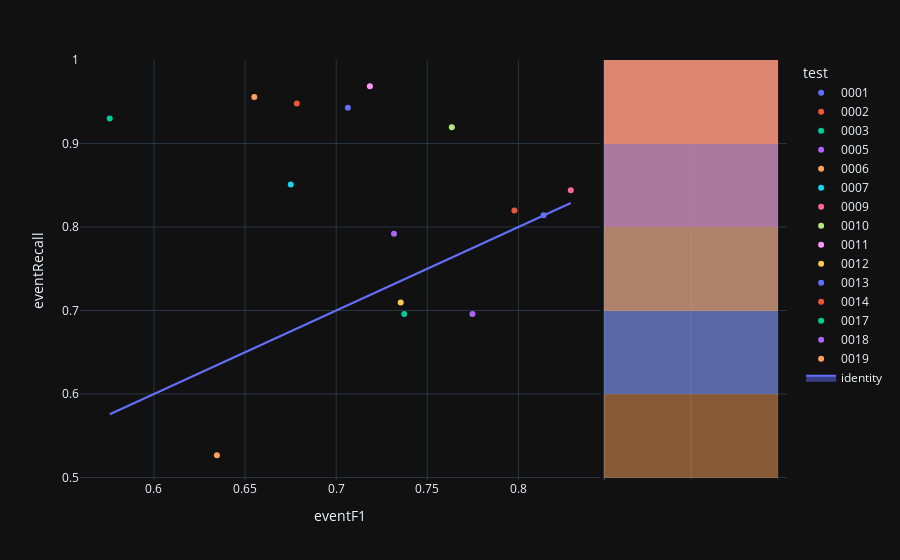

Notebook cell for this chart:
### Code cell
fig=px.scatter(experimentModels,x='eventF1',y='eventRecall',color='test',hover_name='modelId', marginal_y="histogram")
fig.add_trace(
    go.Scatter(x=experimentModels['eventF1'], y=experimentModels['eventF1'], name="identity", mode='lines',fill="toself")
)
fig.show()

### Figure 1 — Plotly figure (JSON) as saved in the notebook; plotly's stock layout.template omitted (floating-point values rounded to 4 significant figures)
{"data": [{"hovertemplate": "<b>%{hovertext}</b><br><br>test=0001<br>eventF1=%{x}<br>eventRecall=%{y}<extra></extra>", "hovertext": ["4ecbf9fd-9ea2-41f6-82ce-b88ac9b32b76"], "legendgroup": "0001", "marker": {"color": "#636efa", "symbol": "circle"}, "mode": "markers", "name": "0001", "orientation": "v", "showlegend": true, "x": [0.8138], "xaxis": "x", "y": [0.8142], "yaxis": "y", "type": "scatter"}, {"alignmentgroup": "True", "bingroup": "y", "hovertemplate": "test=0001<br>eventRecall=%{y}<br>count=%{x}<extra></extra>", "legendgroup": "0001", "marker": {"color": "#636efa"}, "name": "0001", "offsetgroup": "0001", "opacity": 0.5, "showlegend": false, "xaxis": "x2", "y": [0.8142], "yaxis": "y2", "type": "histogram"}, {"hovertemplate": "<b>%{hovertext}</b><br><br>test=0002<br>eventF1=%{x}<br>eventRecall=%{y}<extra></extra>", "hovertext": ["510c627b-7f5d-47cf-806f-77699d7869bf"], "legendgroup": "0002", "marker": {"color": "#EF553B", "symbol": "circle"}, "mode": "markers", "name": "0002", "orientation": "v", "showlegend": true, "x": [0.7978], "xaxis": "x", "y": [0.8198], "yaxis": "y", "type": "scatter"}, {"alignmentgroup": "True", "bingroup": "y", "hovertemplate": "test=0002<br>eventRecall=%{y}<br>count=%{x}<extra></extra>", "legendgroup": "0002", "marker": {"color": "#EF553B"}, "name": "0002", "offsetgroup": "0002", "opacity": 0.5, "showlegend": false, "xaxis": "x2", "y": [0.8198], "yaxis": "y2", "type": "histogram"}, {"hovertemplate": "<b>%{hovertext}</b><br><br>test=0003<br>eventF1=%{x}<br>eventRecall=%{y}<extra></extra>", "hovertext": ["81fc4ed7-34db-485d-8b93-027a1d57313e"], "legendgroup": "0003", "marker": {"color": "#00cc96", "symbol": "circle"}, "mode": "markers", "name": "0003", "orientation": "v", "showlegend": true, "x": [0.5758], "xaxis": "x", "y": [0.9301], "yaxis": "y", "type": "scatter"}, {"alignmentgroup": "True", "bingroup": "y", "hovertemplate": "test=0003<br>eventRecall=%{y}<br>count=%{x}<extra></extra>", "legendgroup": "0003", "marker": {"color": "#00cc96"}, "name": "0003", "offsetgroup": "0003", "opacity": 0.5, "showlegend": false, "xaxis": "x2", "y": [0.9301], "yaxis": "y2", "type": "histogram"}, {"hovertemplate": "<b>%{hovertext}</b><br><br>test=0005<br>eventF1=%{x}<br>eventRecall=%{y}<extra></extra>", "hovertext": ["edd43941-9867-4361-a47e-36b0c1e13e96"], "legendgroup": "0005", "marker": {"color": "#ab63fa", "symbol": "circle"}, "mode": "markers", "name": "0005", "orientation": "v", "showlegend": true, "x": [0.7317], "xaxis": "x", "y": [0.7918], "yaxis": "y", "type": "scatter"}, {"alignmentgroup": "True", "bingroup": "y", "hovertemplate": "test=0005<br>eventRecall=%{y}<br>count=%{x}<extra></extra>", "legendgroup": "0005", "marker": {"color": "#ab63fa"}, "name": "0005", "offsetgroup": "0005", "opacity": 0.5, "showlegend": false, "xaxis": "x2", "y": [0.7918], "yaxis": "y2", "type": "histogram"}, {"hovertemplate": "<b>%{hovertext}</b><br><br>test=0006<br>eventF1=%{x}<br>eventRecall=%{y}<extra></extra>", "hovertext": ["f76f3dc0-a712-49f3-842b-590c783bc6ca"], "legendgroup": "0006", "marker": {"color": "#FFA15A", "symbol": "circle"}, "mode": "markers", "name": "0006", "orientation": "v", "showlegend": true, "x": [0.6345], "xaxis": "x", "y": [0.5267], "yaxis": "y", "type": "scatter"}, {"alignmentgroup": "True", "bingroup": "y", "hovertemplate": "test=0006<br>eventRecall=%{y}<br>count=%{x}<extra></extra>", "legendgroup": "0006", "marker": {"color": "#FFA15A"}, "name": "0006", "offsetgroup": "0006", "opacity": 0.5, "showlegend": false, "xaxis": "x2", "y": [0.5267], "yaxis": "y2", "type": "histogram"}, {"hovertemplate": "<b>%{hovertext}</b><br><br>test=0007<br>eventF1=%{x}<br>eventRecall=%{y}<extra></extra>", "hovertext": ["bedbb2e2-c55d-4931-8937-6ff81b1df99a"], "legendgroup": "0007", "marker": {"color": "#19d3f3", "symbol": "circle"}, "mode": "markers", "name": "0007", "orientation": "v", "showlegend": true, "x": [0.6751], "xaxis": "x", "y": [0.8509], "yaxis": "y", "type": "scatter"}, {"alignmentgroup": "True", "bingroup": "y", "hovertemplate": "test=0007<br>eventRecall=%{y}<br>count=%{x}<extra></extra>", "legendgroup": "0007", "marker": {"color": "#19d3f3"}, "name": "0007", "offsetgroup": "0007", "opacity": 0.5, "showlegend": false, "xaxis": "x2", "y": [0.8509], "yaxis": "y2", "type": "histogram"}, {"hovertemplate": "<b>%{hovertext}</b><br><br>test=0009<br>eventF1=%{x}<br>eventRecall=%{y}<extra></extra>", "hovertext": ["d795bc85-43d1-4349-bf03-fe100d40daf9"], "legendgroup": "0009", "marker": {"color": "#FF6692", "symbol": "circle"}, "mode": "markers", "name": "0009", "orientation": "v", "showlegend": true, "x": [0.8287], "xaxis": "x", "y": [0.844], "yaxis": "y", "type": "scatter"}, {"alignmentgroup": "True", "bingroup": "y", "hovertemplate": "test=0009<br>eventRecall=%{y}<br>count=%{x}<extra></extra>", "legendgroup": "0009", "marker": {"color": "#FF6692"}, "name": "0009", "offsetgroup": "0009", "opacity": 0.5, "showlegend": false, "xaxis": "x2", "y": [0.844], "yaxis": "y2", "type": "histogram"}, {"hovertemplate": "<b>%{hovertext}</b><br><br>test=0010<br>eventF1=%{x}<br>eventRecall=%{y}<extra></extra>", "hovertext": ["02e88dcd-63b9-408e-848d-a849fc2567a1"], "legendgroup": "0010", "marker": {"color": "#B6E880", "symbol": "circle"}, "mode": "markers", "name": "0010", "orientation": "v", "showlegend": true, "x": [0.7634], "xaxis": "x", "y": [0.9195], "yaxis": "y", "type": "scatter"}, {"alignmentgroup": "True", "bingroup": "y", "hovertemplate": "test=0010<br>eventRecall=%{y}<br>count=%{x}<extra></extra>", "legendgroup": "0010", "marker": {"color": "#B6E880"}, "name": "0010", "offsetgroup": "0010", "opacity": 0.5, "showlegend": false, "xaxis": "x2", "y": [0.9195], "yaxis": "y2", "type": "histogram"}, {"hovertemplate": "<b>%{hovertext}</b><br><br>test=0011<br>eventF1=%{x}<br>eventRecall=%{y}<extra></extra>", "hovertext": ["a090862a-9778-4431-9c22-e5d33b1a116c"], "legendgroup": "0011", "marker": {"color": "#FF97FF", "symbol": "circle"}, "mode": "markers", "name": "0011", "orientation": "v", "showlegend": true, "x": [0.7185], "xaxis": "x", "y": [0.9686], "yaxis": "y", "type": "scatter"}, {"alignmentgroup": "True", "bingroup": "y", "hovertemplate": "test=0011<br>eventRecall=%{y}<br>count=%{x}<extra></extra>", "legendgroup": "0011", "marker": {"color": "#FF97FF"}, "name": "0011", "offsetgroup": "0011", "opacity": 0.5, "showlegend": false, "xaxis": "x2", "y": [0.9686], "yaxis": "y2", "type": "histogram"}, {"hovertemplate": "<b>%{hovertext}</b><br><br>test=0012<br>eventF1=%{x}<br>eventRecall=%{y}<extra></extra>", "hovertext": ["e7e4df1d-6250-40e8-bf6c-79a6ed4dbdab"], "legendgroup": "0012", "marker": {"color": "#FECB52", "symbol": "circle"}, "mode": "markers", "name": "0012", "orientation": "v", "showlegend": true, "x": [0.7354], "xaxis": "x", "y": [0.7094], "yaxis": "y", "type": "scatter"}, {"alignmentgroup": "True", "bingroup": "y", "hovertemplate": "test=0012<br>eventRecall=%{y}<br>count=%{x}<extra></extra>", "legendgroup": "0012", "marker": {"color": "#FECB52"}, "name": "0012", "offsetgroup": "0012", "opacity": 0.5, "showlegend": false, "xaxis": "x2", "y": [0.7094], "yaxis": "y2", "type": "histogram"}, {"hovertemplate": "<b>%{hovertext}</b><br><br>test=0013<br>eventF1=%{x}<br>eventRecall=%{y}<extra></extra>", "hovertext": ["d47997e9-0f93-4c68-8bfe-3d64bd24b612"], "legendgroup": "0013", "marker": {"color": "#636efa", "symbol": "circle"}, "mode": "markers", "name": "0013", "orientation": "v", "showlegend": true, "x": [0.7064], "xaxis": "x", "y": [0.9427], "yaxis": "y", "type": "scatter"}, {"alignmentgroup": "True", "bingroup": "y", "hovertemplate": "test=0013<br>eventRecall=%{y}<br>count=%{x}<extra></extra>", "legendgroup": "0013", "marker": {"color": "#636efa"}, "name": "0013", "offsetgroup": "0013", "opacity": 0.5, "showlegend": false, "xaxis": "x2", "y": [0.9427], "yaxis": "y2", "type": "histogram"}, {"hovertemplate": "<b>%{hovertext}</b><br><br>test=0014<br>eventF1=%{x}<br>eventRecall=%{y}<extra></extra>", "hovertext": ["eb8f4601-7957-4990-ba3b-c6892c7180c2"], "legendgroup": "0014", "marker": {"color": "#EF553B", "symbol": "circle"}, "mode": "markers", "name": "0014", "orientation": "v", "showlegend": true, "x": [0.6784], "xaxis": "x", "y": [0.948], "yaxis": "y", "type": "scatter"}, {"alignmentgroup": "True", "bingroup": "y", "hovertemplate": "test=0014<br>eventRecall=%{y}<br>count=%{x}<extra></extra>", "legendgroup": "0014", "marker": {"color": "#EF553B"}, "name": "0014", "offsetgroup": "0014", "opacity": 0.5, "showlegend": false, "xaxis": "x2", "y": [0.948], "yaxis": "y2", "type": "histogram"}, {"hovertemplate": "<b>%{hovertext}</b><br><br>test=0017<br>eventF1=%{x}<br>eventRecall=%{y}<extra></extra>", "hovertext": ["068a1a2c-d011-489a-be3e-8c36cceb0721"], "legendgroup": "0017", "marker": {"color": "#00cc96", "symbol": "circle"}, "mode": "markers", "name": "0017", "orientation": "v", "showlegend": true, "x": [0.7373], "xaxis": "x", "y": [0.6957], "yaxis": "y", "type": "scatter"}, {"alignmentgroup": "True", "bingroup": "y", "hovertemplate": "test=0017<br>eventRecall=%{y}<br>count=%{x}<extra></extra>", "legendgroup": "0017", "marker": {"color": "#00cc96"}, "name": "0017", "offsetgroup": "0017", "opacity": 0.5, "showlegend": false, "xaxis": "x2", "y": [0.6957], "yaxis": "y2", "type": "histogram"}, {"hovertemplate": "<b>%{hovertext}</b><br><br>test=0018<br>eventF1=%{x}<br>eventRecall=%{y}<extra></extra>", "hovertext": ["32691b47-eae8-4fd8-906e-315585ba2df6"], "legendgroup": "0018", "marker": {"color": "#ab63fa", "symbol": "circle"}, "mode": "markers", "name": "0018", "orientation": "v", "showlegend": true, "x": [0.7747], "xaxis": "x", "y": [0.6959], "yaxis": "y", "type": "scatter"}, {"alignmentgroup": "True", "bingroup": "y", "hovertemplate": "test=0018<br>eventRecall=%{y}<br>count=%{x}<extra></extra>", "legendgroup": "0018", "marker": {"color": "#ab63fa"}, "name": "0018", "offsetgroup": "0018", "opacity": 0.5, "showlegend": false, "xaxis": "x2", "y": [0.6959], "yaxis": "y2", "type": "histogram"}, {"hovertemplate": "<b>%{hovertext}</b><br><br>test=0019<br>eventF1=%{x}<br>eventRecall=%{y}<extra></extra>", "hovertext": ["4b322b8b-1809-4f6e-ac12-994435d2fc30"], "legendgroup": "0019", "marker": {"color": "#FFA15A", "symbol": "circle"}, "mode": "markers", "name": "0019", "orientation": "v", "showlegend": true, "x": [0.6551], "xaxis": "x", "y": [0.9556], "yaxis": "y", "type": "scatter"}, {"alignmentgroup": "True", "bingroup": "y", "hovertemplate": "test=0019<br>eventRecall=%{y}<br>count=%{x}<extra></extra>", "legendgroup": "0019", "marker": {"color": "#FFA15A"}, "name": "0019", "offsetgroup": "0019", "opacity": 0.5, "showlegend": false, "xaxis": "x2", "y": [0.9556], "yaxis": "y2", "type": "histogram"}, {"fill": "toself", "mode": "lines", "name": "identity", "x": [0.8138, 0.7978, 0.5758, 0.7317, 0.6345, 0.6751, 0.8287, 0.7634, 0.7185, 0.7354, 0.7064, 0.6784, 0.7373, 0.7747, 0.6551], "y": [0.8138, 0.7978, 0.5758, 0.7317, 0.6345, 0.6751, 0.8287, 0.7634, 0.7185, 0.7354, 0.7064, 0.6784, 0.7373, 0.7747, 0.6551], "type": "scatter"}], "layout": {"xaxis": {"anchor": "y", "domain": [0.0, 0.7363], "title": {"text": "eventF1"}}, "yaxis": {"anchor": "x", "domain": [0.0, 1.0], "title": {"text": "eventRecall"}}, "xaxis2": {"anchor": "y2", "domain": [0.7413, 1.0], "matches": "x2", "showticklabels": false, "showline": false, "ticks": "", "showgrid": true}, "yaxis2": {"anchor": "x2", "domain": [0.0, 1.0], "matches": "y", "showticklabels": false, "showgrid": true}, "legend": {"title": {"text": "test"}, "tracegroupgap": 0}, "margin": {"t": 60}, "barmode": "overlay"}}
